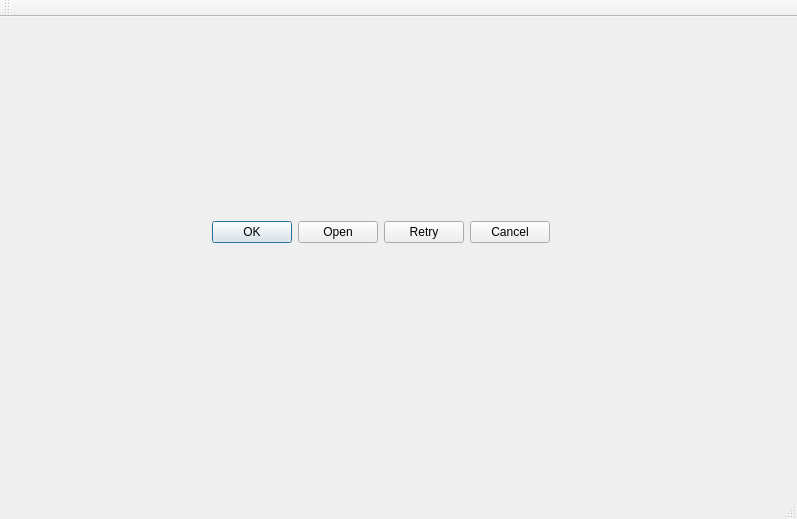
<?xml version="1.0" encoding="UTF-8"?>
<ui version="4.0">
 <class>MainWindow</class>
 <widget class="QMainWindow" name="MainWindow">
  <property name="geometry">
   <rect>
    <x>0</x>
    <y>0</y>
    <width>797</width>
    <height>519</height>
   </rect>
  </property>
  <property name="windowTitle">
   <string>MainWindow</string>
  </property>
  <widget class="QWidget" name="centralWidget">
   <widget class="QDialogButtonBox" name="buttonBox">
    <property name="geometry">
     <rect>
      <x>110</x>
      <y>130</y>
      <width>541</width>
      <height>171</height>
     </rect>
    </property>
    <property name="orientation">
     <enum>Qt::Horizontal</enum>
    </property>
    <property name="standardButtons">
     <set>QDialogButtonBox::Cancel|QDialogButtonBox::Ok|QDialogButtonBox::Open|QDialogButtonBox::Retry</set>
    </property>
    <property name="centerButtons">
     <bool>true</bool>
    </property>
   </widget>
  </widget>
  <widget class="QMenuBar" name="menuBar">
   <property name="geometry">
    <rect>
     <x>0</x>
     <y>0</y>
     <width>797</width>
     <height>26</height>
    </rect>
   </property>
  </widget>
  <widget class="QToolBar" name="mainToolBar">
   <attribute name="toolBarArea">
    <enum>TopToolBarArea</enum>
   </attribute>
   <attribute name="toolBarBreak">
    <bool>false</bool>
   </attribute>
  </widget>
  <widget class="QStatusBar" name="statusBar"/>
 </widget>
 <layoutdefault spacing="6" margin="11"/>
 <resources/>
 <connections/>
</ui>
